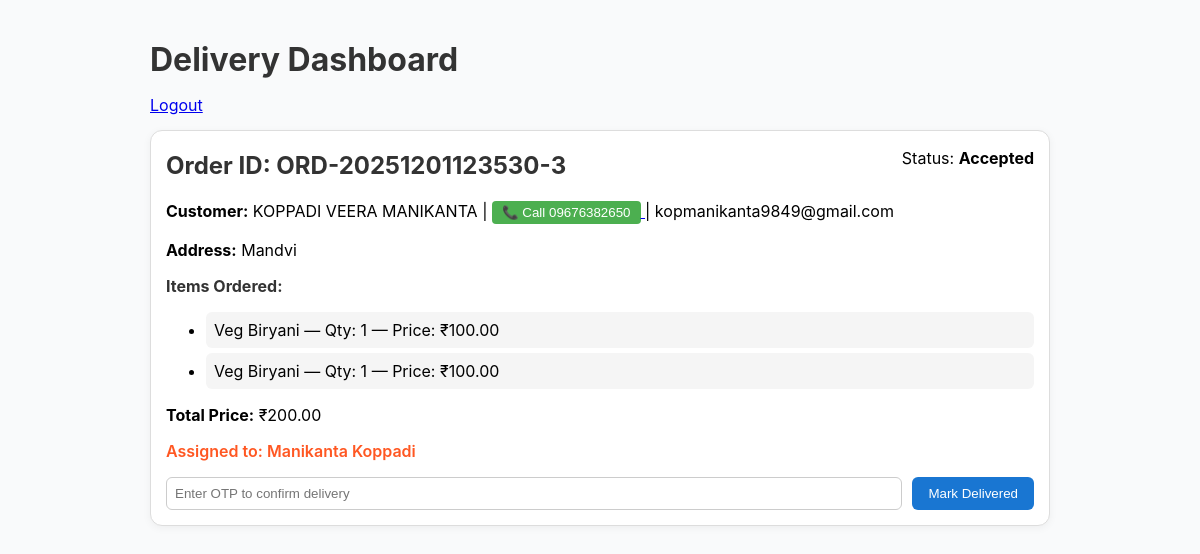
The app's page /delivery/dashboard (signed in) with its own data.
### app.py (models this page shows, shortened)
class Order(db.Model):
    __tablename__ = "order"
    id = db.Column(db.Integer, primary_key=True)
    order_id = db.Column(db.String(64), unique=True, index=True)
    customer_name = db.Column(db.String(200))
    email = db.Column(db.String(200))
    phone = db.Column(db.String(40))
    address = db.Column(db.String(400))
    status = db.Column(db.String(50), default="Pending")
    latitude = db.Column(db.Float, nullable=True)
    longitude = db.Column(db.Float, nullable=True)
    map_link = db.Column(db.String(500), nullable=True)
    created_at = db.Column(db.DateTime, default=datetime.utcnow)
    otp = db.Column(db.String(6), nullable=True)
    delivery_person_id = db.Column(db.Integer, db.ForeignKey("delivery_person.id"), nullable=True)
    items = db.relationship("OrderItem", backref="order", lazy=True)
    def total_price(self):
        return sum(float(i.price) * int(i.quantity) for i in self.items)

class OrderItem(db.Model):
    __tablename__ = "order_item"
    id = db.Column(db.Integer, primary_key=True)
    order_id = db.Column(db.Integer, db.ForeignKey("order.id"))
    item_name = db.Column(db.String(200))
    quantity = db.Column(db.Integer, default=1)
    price = db.Column(db.Float, default=0.0)

class DeliveryPerson(db.Model):
    __tablename__ = "delivery_person"
    id = db.Column(db.Integer, primary_key=True)
    name = db.Column(db.String(200), nullable=False)
    phone = db.Column(db.String(20), unique=True, nullable=False)
    username = db.Column(db.String(100), unique=True)
    password_hash = db.Column(db.String(255))
    orders = db.relationship("Order", backref="delivery_person", lazy=True)

### app.py (the view, shortened to what this page needs)
@app.route("/delivery/dashboard", methods=["GET", "POST"])
def delivery_dashboard():
    if not session.get("delivery_logged_in"):
        return redirect(url_for("delivery_login"))
    dp_id = session.get("delivery_person_id")
    orders = Order.query.filter(Order.delivery_person_id == dp_id, Order.status != "Delivered").order_by(Order.created_at.asc()).all()
    return render_template("delivery_dashboard.html", orders=orders)

### templates/delivery_dashboard.html (shortened to what this page needs)
<!doctype html>
<html>
<head>
</head>
<body>
  <div class="container">
    <h1>Delivery Dashboard</h1>
    <p class="logout"><a href="{{ url_for('delivery_logout') }}">Logout</a></p>
    {% if orders %}
      {% for o in orders %}
        <div class="order-card">
          <div class="order-header">
            <h2>Order ID: {{ o.order_id }}</h2>
            <p>Status: <strong>{{ o.status }}</strong></p>
          </div>
          <p><strong>Customer:</strong> {{ o.customer_name }} |
            <a href="tel:{{ o.phone }}">
              <button type="button" class="call-btn">📞 Call {{ o.phone }}</button>
            </a> |
            {{ o.email }}
          </p>
          <p><strong>Address:</strong> {{ o.address }}</p>
          <h4>Items Ordered:</h4>
          <ul class="item-list">
            {% for item in o.items %}
              <li>{{ item.item_name }} — Qty: {{ item.quantity }} — Price: ₹{{ "%.2f"|format(item.price) }}</li>
            {% endfor %}
          </ul>
          <p><strong>Total Price:</strong> ₹{{ "%.2f"|format(o.total_price()) }}</p>
          {% if o.delivery_person %}
            <p class="assigned-person">Assigned to: {{ o.delivery_person.name }}</p>
          {% else %}
            <p class="assigned-person">Not assigned yet</p>
          {% endif %}
          {% if o.status != 'Delivered' %}
          <form method="POST" class="otp-form" action="{{ url_for('delivery_dashboard') }}">
            <input type="text" name="otp" placeholder="Enter OTP to confirm delivery" required>
            <button type="submit">Mark Delivered</button>
          </form>
          {% endif %}
        </div>
      {% endfor %}
    {% else %}
      <p>No orders assigned to you.</p>
    {% endif %}
  </div>
</body>
</html>

### templates/delivery_dashboard.html (style rules this page uses)
body { font-family: "Inter", sans-serif; background: #f9fafb; margin: 0; padding: 0; }
.container { max-width: 900px; margin: 20px auto; padding: 15px; }
h1, h2, h4 { color: #333; margin: 5px 0; }
.order-card { background: #fff; border: 1px solid #ddd; border-radius: 12px; padding: 15px; margin: 15px 0; box-shadow: rgba(0,0,0,0.05) 0px 2px 8px; }
.item-list li { background: #f5f5f5; padding: 8px; border-radius: 6px; margin: 5px 0; }
.otp-form { margin-top: 10px; display: flex; gap: 10px; flex-wrap: wrap; }
.otp-form input { padding: 8px; border-radius: 6px; border: 1px solid #ccc; flex: 1; }
.otp-form button { padding: 8px 16px; background: #1976d2; color: white; border: none; border-radius: 6px; cursor: pointer; transition: 0.2s; }
.assigned-person { margin-top: 10px; font-weight: 600; color: #ff5722; }
.logout { margin-bottom: 15px; }
.order-header { display: flex; justify-content: space-between; flex-wrap: wrap; }
.order-header p { margin: 2px 0; }
.call-btn { padding:4px 10px; background:#4caf50; color:white; border:none; border-radius:4px; cursor:pointer; }

### records on screen
Order: order_id "ORD-20251201123530-3", status "Accepted", customer_name "KOPPADI VEERA MANIKANTA", phone "09676382650", email "kopmanikanta9849@gmail.com", address "Mandvi", delivery_person.name "Manikanta Koppadi"
OrderItem: item_name "Veg Biryani", quantity "1", price "100.00", total_price "200.00"
OrderItem: item_name "Veg Biryani", quantity "1", price "100.00"
